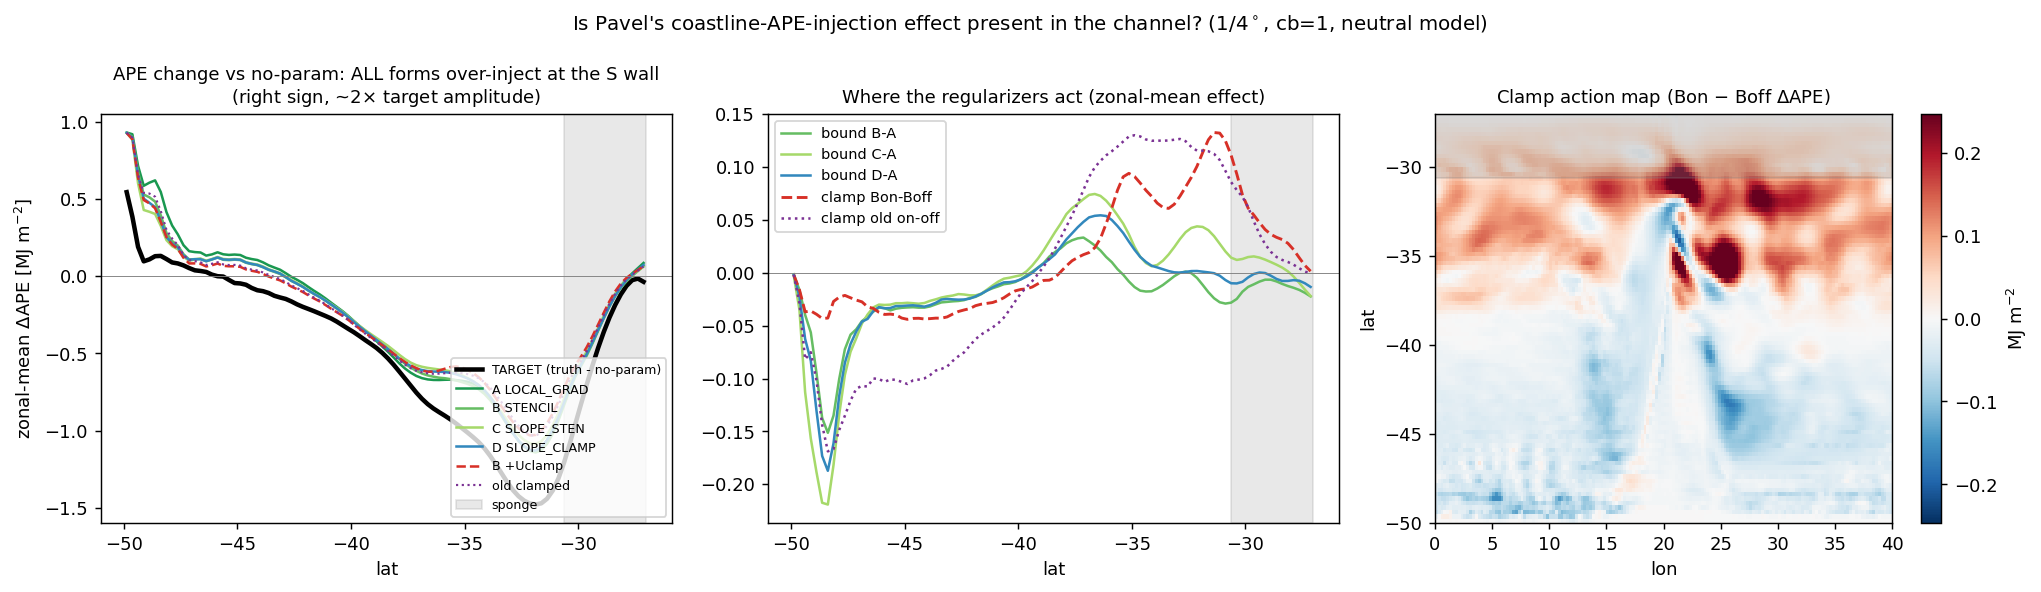

Python code for this plot:
"""Boundary dissection of the bounded-Upsilon matrix: Pavel's division_by_zero.tex motivation was
APE BACKSCATTER (injection) along coastlines dominating the zonal-mean budget in CESM, with
MESO_UPSILON_CLAMP controlling even its sign. Question here: how much of that near-land effect
exists in our channel runs (walls at y=-50/-27, sponge -30.6 to -27.1), and do the bounded forms /
Upsilon-clamp act AT the walls or in the interior?

Diagnostics (state-based proxy for his budget maps): zonal-mean dAPE(y) = APE(run)-APE(no-param)
per run vs target; regularizer-action profiles (form - LOCAL_GRAD control, clampON - clampOFF);
wall-band concentration stats. Injection test: sign of dAPE near walls vs target."""
import numpy as np, xarray as xr, glob, re
import matplotlib; matplotlib.use("Agg"); import matplotlib.pyplot as plt
exec(open("/home/db194/ANN-momentum-buoyancy-mesoscale/src/training-on-CM2.6/scripts/ape_eke_maps.py").read().split("# --- truth")[0])

RUNS = {
    "A LOCAL_GRAD":  ("tau_0.2_cb_1.0_cu_0.0_Aoff_bnd", 11500),
    "B STENCIL":     ("tau_0.2_cb_1.0_cu_0.0_Boff",     11500),
    "C SLOPE_STEN":  ("tau_0.2_cb_1.0_cu_0.0_Coff",     11500),
    "D SLOPE_CLAMP": ("tau_0.2_cb_1.0_cu_0.0_Doff",     11500),
    "B +Uclamp":     ("tau_0.2_cb_1.0_cu_0.0_Bon",      11500),
    "old clampoff":  ("tau_0.2_cb_1.0_cu_0.0_clampoff", 11500),
    "old clamped":   ("tau_0.2_cb_1.0_cu_0.0_act_relu", 11500),
}
SPONGE_S, WALL_S, WALL_N = -30.625, -50.0, -27.0

e_tr, rho2 = interfaces(TRUTH, 10000)
lat16 = e_tr[dl(e_tr, "yh")].values; w16 = np.cos(np.deg2rad(lat16))
R = (e_tr * xr.DataArray(w16, dims=dl(e_tr, "yh"))).sum(dim=[dl(e_tr, "yh"), dl(e_tr, "xh")]) / (w16.sum() * e_tr.sizes[dl(e_tr, "xh")])
drho = np.gradient(rho2)
A_np = ape_map(interfaces(f"{P25}/tau_0.2_cb_0.0_cu_0.0", 4000)[0], R, drho)
yh = A_np[dl(A_np, "yh")].values; xh = A_np[dl(A_np, "xh")].values
target = (ape_map(block(e_tr, 4), R, drho).values - A_np.values) / 1e6
D = {nm: (ape_map(interfaces(f"{P25}/{sub}", cut)[0], R, drho).values - A_np.values) / 1e6
     for nm, (sub, cut) in RUNS.items()}

walldist = np.minimum(yh - WALL_S, WALL_N - yh)             # deg from nearest wall
def zm(f): return np.nanmean(f, axis=1)                     # zonal mean (y)
def band_stats(f, lo, hi):
    m = (yh >= lo) & (yh < hi)
    return np.nanmean(f[m, :])
def conc(f, d=1.5):  # fraction of area-integrated |f| within d deg of a wall (area frac of band printed for ref)
    wt = np.cos(np.deg2rad(yh))[:, None] * np.isfinite(f)
    a = np.nansum(np.abs(f) * wt); band = walldist < d
    return np.nansum(np.abs(f[band, :]) * wt[band, :]) / a, wt[band, :].sum() / wt.sum()

print(f"{'run':<14}{'S-wall band':>12}{'interior':>10}{'pre-sponge':>11}{'sponge':>9}   (zonal-mean dAPE, MJ/m2; bands: y<-48.5 | -48.5..-32 | -32..-30.6 | sponge)")
for nm, f in [("TARGET", target)] + list(D.items()):
    print(f"{nm:<14}{band_stats(f, -90, -48.5):>12.3f}{band_stats(f, -48.5, -32):>10.3f}"
          f"{band_stats(f, -32, SPONGE_S):>11.3f}{band_stats(f, SPONGE_S, 0):>9.3f}")

print("\nwall-concentration of the REGULARIZER ACTION (|effect| within 1.5deg of a wall):")
effects = {"bound B-A": D["B STENCIL"] - D["A LOCAL_GRAD"], "bound C-A": D["C SLOPE_STEN"] - D["A LOCAL_GRAD"],
           "bound D-A": D["D SLOPE_CLAMP"] - D["A LOCAL_GRAD"], "clamp Bon-Boff": D["B +Uclamp"] - D["B STENCIL"],
           "clamp old on-off": D["old clamped"] - D["old clampoff"]}
for nm, f in effects.items():
    c, af = conc(f)
    print(f"  {nm:<17} {c*100:5.1f}%  (band = {af*100:.1f}% of area)  rms {np.nanstd(f):.3f} MJ/m2")

# per-band slope vs target: does ANY form misbehave specifically near walls?
print("\nregression slope vs target, by band:")
for nm, f in D.items():
    ss = []
    for lo, hi in [(-90, -48.5), (-48.5, -32), (-32, SPONGE_S)]:
        m = (yh >= lo) & (yh < hi); t, y = target[m, :].ravel(), f[m, :].ravel()
        k = np.isfinite(t) & np.isfinite(y)
        ss.append(np.polyfit(t[k], y[k], 1)[0])
    print(f"  {nm:<14} S-wall {ss[0]:5.2f}  interior {ss[1]:5.2f}  pre-sponge {ss[2]:5.2f}")

fig, axes = plt.subplots(1, 3, figsize=(16, 4.6))
ax = axes[0]
ax.plot(yh, zm(target), "k", lw=2.5, label="TARGET (truth - no-param)")
for nm, c_ in [("A LOCAL_GRAD", "#1a9850"), ("B STENCIL", "#66bd63"), ("C SLOPE_STEN", "#a6d96a"), ("D SLOPE_CLAMP", "#3288bd")]:
    ax.plot(yh, zm(D[nm]), color=c_, lw=1.4, label=nm)
ax.plot(yh, zm(D["B +Uclamp"]), color="#d73027", lw=1.4, ls="--", label="B +Uclamp")
ax.plot(yh, zm(D["old clamped"]), color="#7b3294", lw=1.2, ls=":", label="old clamped")
ax.axvspan(SPONGE_S, WALL_N, color="gray", alpha=0.18, label="sponge")
ax.axhline(0, color="gray", lw=0.5); ax.set_xlabel("lat"); ax.set_ylabel("zonal-mean $\\Delta$APE [MJ m$^{-2}$]")
ax.set_title("APE change vs no-param: ALL forms over-inject at the S wall\n(right sign, ~2$\\times$ target amplitude)", fontsize=10)
ax.legend(fontsize=7, loc="lower right")

ax = axes[1]
for nm, c_ in [("bound B-A", "#66bd63"), ("bound C-A", "#a6d96a"), ("bound D-A", "#3288bd")]:
    ax.plot(yh, zm(effects[nm]), color=c_, lw=1.4, label=nm)
ax.plot(yh, zm(effects["clamp Bon-Boff"]), color="#d73027", lw=1.6, ls="--", label="clamp Bon-Boff")
ax.plot(yh, zm(effects["clamp old on-off"]), color="#7b3294", lw=1.4, ls=":", label="clamp old on-off")
ax.axvspan(SPONGE_S, WALL_N, color="gray", alpha=0.18)
ax.axhline(0, color="gray", lw=0.5); ax.set_xlabel("lat")
ax.set_title("Where the regularizers act (zonal-mean effect)", fontsize=10); ax.legend(fontsize=8)

ax = axes[2]
vm = np.nanpercentile(np.abs(effects["clamp Bon-Boff"]), 99)
pc = ax.pcolormesh(xh, yh, effects["clamp Bon-Boff"], cmap="RdBu_r", vmin=-vm, vmax=vm, shading="auto")
ax.axhspan(SPONGE_S, WALL_N, color="gray", alpha=0.25)
plt.colorbar(pc, ax=ax, label="MJ m$^{-2}$"); ax.set_xlabel("lon"); ax.set_ylabel("lat")
ax.set_title("Clamp action map (Bon $-$ Boff $\\Delta$APE)", fontsize=10)
fig.suptitle("Is Pavel's coastline-APE-injection effect present in the channel? (1/4$^\\circ$, cb=1, neutral model)", fontsize=11)
fig.tight_layout()
png = "/home/db194/ANN-momentum-buoyancy-mesoscale/src/training-on-CM2.6/scripts/bounded_upsilon_boundary.png"
fig.savefig(png, dpi=130, bbox_inches="tight"); print(f"\nwrote {png}")
